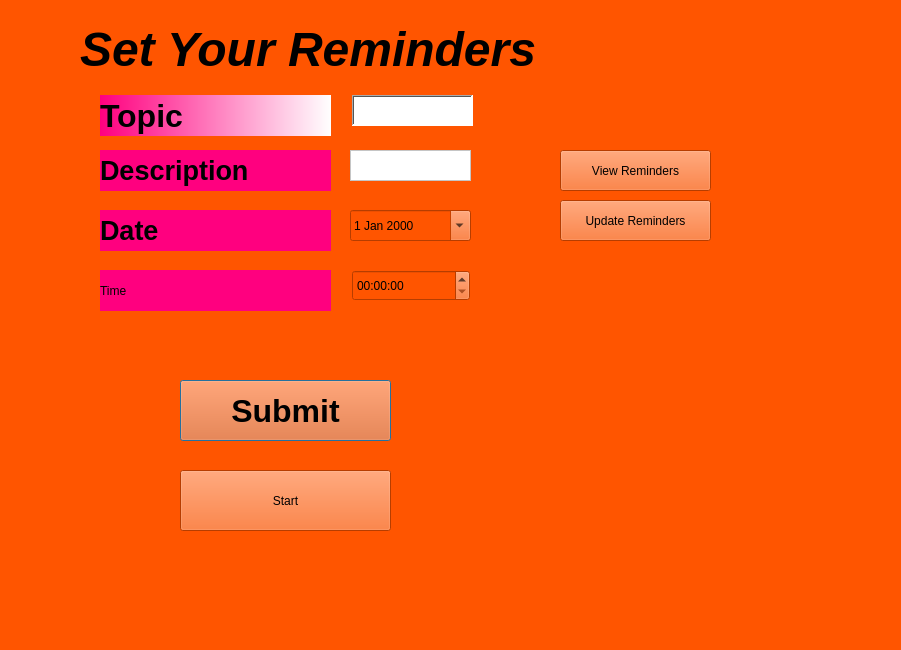
<?xml version="1.0" encoding="UTF-8"?>
<ui version="4.0">
 <class>Dialog</class>
 <widget class="QDialog" name="Dialog">
  <property name="enabled">
   <bool>true</bool>
  </property>
  <property name="geometry">
   <rect>
    <x>0</x>
    <y>0</y>
    <width>901</width>
    <height>650</height>
   </rect>
  </property>
  <property name="windowTitle">
   <string>Dialog</string>
  </property>
  <property name="styleSheet">
   <string notr="true">background-color: rgb(0, 255, 0);
background-color: rgb(255, 85, 0);
</string>
  </property>
  <widget class="QLabel" name="topicname">
   <property name="geometry">
    <rect>
     <x>100</x>
     <y>95</y>
     <width>231</width>
     <height>41</height>
    </rect>
   </property>
   <property name="font">
    <font>
     <pointsize>24</pointsize>
     <weight>75</weight>
     <bold>true</bold>
    </font>
   </property>
   <property name="styleSheet">
    <string notr="true">background-color: rgb(255, 0, 127);
background-color: qlineargradient(spread:pad, x1:0, y1:0, x2:1, y2:0, stop:0 rgba(255, 0, 127, 255), stop:1 rgba(255, 255, 255, 255));</string>
   </property>
   <property name="text">
    <string>Topic</string>
   </property>
  </widget>
  <widget class="QLabel" name="label">
   <property name="geometry">
    <rect>
     <x>100</x>
     <y>150</y>
     <width>231</width>
     <height>41</height>
    </rect>
   </property>
   <property name="font">
    <font>
     <pointsize>20</pointsize>
     <weight>75</weight>
     <bold>true</bold>
    </font>
   </property>
   <property name="styleSheet">
    <string notr="true">color: rgb(85, 255, 255);
background-color: rgb(255, 0, 127);
color: rgb(0, 0, 0);</string>
   </property>
   <property name="text">
    <string>Description</string>
   </property>
  </widget>
  <widget class="QLabel" name="label_2">
   <property name="geometry">
    <rect>
     <x>100</x>
     <y>210</y>
     <width>231</width>
     <height>41</height>
    </rect>
   </property>
   <property name="font">
    <font>
     <pointsize>20</pointsize>
     <weight>75</weight>
     <bold>true</bold>
    </font>
   </property>
   <property name="styleSheet">
    <string notr="true">background-color: rgb(255, 0, 127);</string>
   </property>
   <property name="text">
    <string>Date</string>
   </property>
  </widget>
  <widget class="QLabel" name="label_3">
   <property name="geometry">
    <rect>
     <x>100</x>
     <y>270</y>
     <width>231</width>
     <height>41</height>
    </rect>
   </property>
   <property name="styleSheet">
    <string notr="true">background-color: rgb(255, 0, 127);
font: 75 20pt &quot;MS Shell Dlg 2&quot;;
font: 75 20pt &quot;MS Shell Dlg 2&quot;;</string>
   </property>
   <property name="text">
    <string>Time</string>
   </property>
  </widget>
  <widget class="QTextEdit" name="textEdit">
   <property name="geometry">
    <rect>
     <x>352</x>
     <y>95</y>
     <width>121</width>
     <height>31</height>
    </rect>
   </property>
   <property name="styleSheet">
    <string notr="true">background-color: rgb(255, 255, 255);</string>
   </property>
   <property name="frameShape">
    <enum>QFrame::WinPanel</enum>
   </property>
  </widget>
  <widget class="QTextEdit" name="textEdit_2">
   <property name="geometry">
    <rect>
     <x>350</x>
     <y>150</y>
     <width>121</width>
     <height>31</height>
    </rect>
   </property>
   <property name="styleSheet">
    <string notr="true">background-color: rgb(255, 255, 255);</string>
   </property>
  </widget>
  <widget class="QPushButton" name="pushButton">
   <property name="geometry">
    <rect>
     <x>180</x>
     <y>380</y>
     <width>211</width>
     <height>61</height>
    </rect>
   </property>
   <property name="font">
    <font>
     <pointsize>24</pointsize>
     <weight>75</weight>
     <bold>true</bold>
    </font>
   </property>
   <property name="text">
    <string>Submit</string>
   </property>
  </widget>
  <widget class="QTimeEdit" name="timeEdit">
   <property name="geometry">
    <rect>
     <x>352</x>
     <y>270</y>
     <width>118</width>
     <height>31</height>
    </rect>
   </property>
   <property name="displayFormat">
    <string>hh:mm:yy</string>
   </property>
   <property name="calendarPopup">
    <bool>true</bool>
   </property>
  </widget>
  <widget class="QDateEdit" name="dateEdit">
   <property name="geometry">
    <rect>
     <x>350</x>
     <y>210</y>
     <width>121</width>
     <height>31</height>
    </rect>
   </property>
   <property name="calendarPopup">
    <bool>true</bool>
   </property>
  </widget>
  <widget class="QLabel" name="label_4">
   <property name="geometry">
    <rect>
     <x>80</x>
     <y>19</y>
     <width>761</width>
     <height>61</height>
    </rect>
   </property>
   <property name="font">
    <font>
     <family>Arial</family>
     <pointsize>36</pointsize>
     <weight>75</weight>
     <italic>true</italic>
     <bold>true</bold>
    </font>
   </property>
   <property name="text">
    <string>Set Your Reminders</string>
   </property>
  </widget>
  <widget class="QPushButton" name="pushButton_2">
   <property name="geometry">
    <rect>
     <x>180</x>
     <y>470</y>
     <width>211</width>
     <height>61</height>
    </rect>
   </property>
   <property name="styleSheet">
    <string notr="true">font: 75 24pt &quot;MS Shell Dlg 2&quot;;</string>
   </property>
   <property name="text">
    <string>Start</string>
   </property>
  </widget>
  <widget class="QPushButton" name="pushButton_3">
   <property name="geometry">
    <rect>
     <x>560</x>
     <y>150</y>
     <width>151</width>
     <height>41</height>
    </rect>
   </property>
   <property name="text">
    <string>View Reminders</string>
   </property>
  </widget>
  <widget class="QPushButton" name="pushButton_4">
   <property name="geometry">
    <rect>
     <x>560</x>
     <y>200</y>
     <width>151</width>
     <height>41</height>
    </rect>
   </property>
   <property name="text">
    <string>Update Reminders</string>
   </property>
  </widget>
 </widget>
 <resources/>
 <connections/>
</ui>
